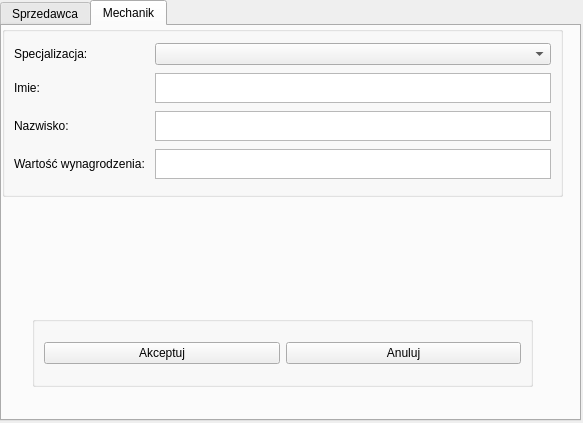
<?xml version="1.0" encoding="UTF-8"?>
<ui version="4.0">
 <class>AddPersonnel</class>
 <widget class="QDialog" name="AddPersonnel">
  <property name="geometry">
   <rect>
    <x>0</x>
    <y>0</y>
    <width>583</width>
    <height>423</height>
   </rect>
  </property>
  <property name="windowTitle">
   <string>Dialog</string>
  </property>
  <widget class="QTabWidget" name="tabWidget">
   <property name="geometry">
    <rect>
     <x>0</x>
     <y>0</y>
     <width>581</width>
     <height>421</height>
    </rect>
   </property>
   <property name="currentIndex">
    <number>1</number>
   </property>
   <widget class="QWidget" name="Sprzedawca_tab">
    <attribute name="title">
     <string>Sprzedawca</string>
    </attribute>
    <widget class="QGroupBox" name="horizontalGroupBox">
     <property name="geometry">
      <rect>
       <x>30</x>
       <y>290</y>
       <width>501</width>
       <height>71</height>
      </rect>
     </property>
     <layout class="QHBoxLayout" name="horizontalLayout">
      <item>
       <widget class="QPushButton" name="Akceptuj">
        <property name="text">
         <string>Akceptuj</string>
        </property>
       </widget>
      </item>
      <item>
       <widget class="QPushButton" name="Anuluj_sprzedawca">
        <property name="text">
         <string>Anuluj</string>
        </property>
       </widget>
      </item>
     </layout>
    </widget>
    <widget class="QGroupBox" name="formGroupBox">
     <property name="geometry">
      <rect>
       <x>0</x>
       <y>0</y>
       <width>561</width>
       <height>171</height>
      </rect>
     </property>
     <layout class="QGridLayout" name="gridLayout">
      <item row="0" column="0">
       <widget class="QLabel" name="Model">
        <property name="text">
         <string>Specjalizacja: </string>
        </property>
       </widget>
      </item>
      <item row="3" column="1">
       <widget class="QTextEdit" name="Nazwisko_sprzedawca_pisz">
        <property name="maximumSize">
         <size>
          <width>500</width>
          <height>30</height>
         </size>
        </property>
       </widget>
      </item>
      <item row="3" column="0">
       <widget class="QLabel" name="Nazwisko_sprzedawca">
        <property name="text">
         <string>Nazwisko:</string>
        </property>
       </widget>
      </item>
      <item row="4" column="0">
       <widget class="QLabel" name="Wynagrodzenie_sprzedawca">
        <property name="text">
         <string>Wartość wynagrodzenia: </string>
        </property>
       </widget>
      </item>
      <item row="0" column="1">
       <widget class="QComboBox" name="Model_wybierz"/>
      </item>
      <item row="2" column="1">
       <widget class="QTextEdit" name="Imie_sprzedawca_pisz">
        <property name="minimumSize">
         <size>
          <width>100</width>
          <height>0</height>
         </size>
        </property>
        <property name="maximumSize">
         <size>
          <width>500</width>
          <height>30</height>
         </size>
        </property>
       </widget>
      </item>
      <item row="2" column="0">
       <widget class="QLabel" name="Imie_sprzedawca">
        <property name="text">
         <string>Imie: </string>
        </property>
       </widget>
      </item>
      <item row="4" column="1">
       <widget class="QTextEdit" name="Nazwisko_sprzedawca_pisz_2">
        <property name="maximumSize">
         <size>
          <width>500</width>
          <height>30</height>
         </size>
        </property>
       </widget>
      </item>
     </layout>
    </widget>
   </widget>
   <widget class="QWidget" name="Mechanik_tab">
    <attribute name="title">
     <string>Mechanik</string>
    </attribute>
    <widget class="QGroupBox" name="horizontalGroupBox_2">
     <property name="geometry">
      <rect>
       <x>30</x>
       <y>290</y>
       <width>501</width>
       <height>71</height>
      </rect>
     </property>
     <layout class="QHBoxLayout" name="horizontalLayout_2">
      <item>
       <widget class="QPushButton" name="Akceptuj_mechanik">
        <property name="text">
         <string>Akceptuj</string>
        </property>
       </widget>
      </item>
      <item>
       <widget class="QPushButton" name="Anuluj_mechanik">
        <property name="text">
         <string>Anuluj</string>
        </property>
       </widget>
      </item>
     </layout>
    </widget>
    <widget class="QGroupBox" name="formGroupBox_2">
     <property name="geometry">
      <rect>
       <x>0</x>
       <y>0</y>
       <width>561</width>
       <height>171</height>
      </rect>
     </property>
     <layout class="QGridLayout" name="gridLayout_2">
      <item row="0" column="0">
       <widget class="QLabel" name="Specjalizacja_mechanik">
        <property name="text">
         <string>Specjalizacja: </string>
        </property>
       </widget>
      </item>
      <item row="3" column="1">
       <widget class="QTextEdit" name="Nazwisko_mechanik_pisz">
        <property name="maximumSize">
         <size>
          <width>500</width>
          <height>30</height>
         </size>
        </property>
        <property name="frameShape">
         <enum>QFrame::StyledPanel</enum>
        </property>
       </widget>
      </item>
      <item row="3" column="0">
       <widget class="QLabel" name="Nazwisko_mechanik">
        <property name="text">
         <string>Nazwisko: </string>
        </property>
       </widget>
      </item>
      <item row="4" column="0">
       <widget class="QLabel" name="Wynagrodzenie_mechanik">
        <property name="text">
         <string>Wartość wynagrodzenia: </string>
        </property>
       </widget>
      </item>
      <item row="0" column="1">
       <widget class="QComboBox" name="Spacjalizacja_mechanik_wybierz"/>
      </item>
      <item row="2" column="1">
       <widget class="QTextEdit" name="Imie_mechanik_pisz">
        <property name="minimumSize">
         <size>
          <width>100</width>
          <height>0</height>
         </size>
        </property>
        <property name="maximumSize">
         <size>
          <width>500</width>
          <height>30</height>
         </size>
        </property>
       </widget>
      </item>
      <item row="2" column="0">
       <widget class="QLabel" name="Imie_mechanik">
        <property name="text">
         <string>Imie:</string>
        </property>
       </widget>
      </item>
      <item row="4" column="1">
       <widget class="QTextEdit" name="Wynagrodzenie_mechanik_pisz">
        <property name="maximumSize">
         <size>
          <width>500</width>
          <height>30</height>
         </size>
        </property>
       </widget>
      </item>
     </layout>
    </widget>
   </widget>
  </widget>
 </widget>
 <resources/>
 <connections/>
</ui>
